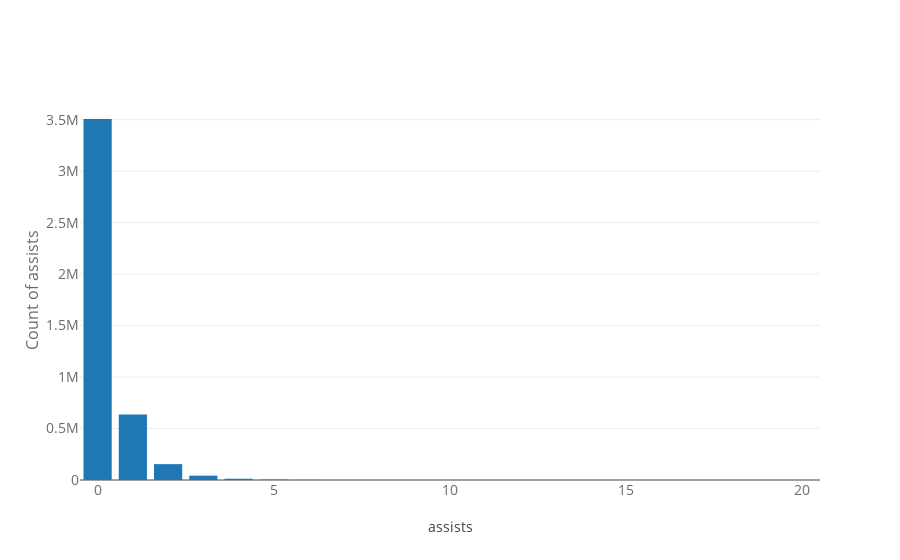

The code cell stored with this chart in its notebook:
### Markdown cell above
### Data description detail
This game is simple. Pick up your weapons, walk around, kill enemies and survive until the end. So if you look at the variables, kill and ride will come out and if you stay alive you will win.

assists : The assists means that i don't kill enemy but help kill enemy. So when you look at the variable, there is also a kill. In other words, if I kill the enemy? kill +1. but if I did not kill the enemy but helped kill the enemy?assists + 1.

### Code cell
temp = df_train['assists'].value_counts().sort_values(ascending=False)

#print("Total number of states : ",len(temp))
trace = go.Bar(
    x = temp.index,
    y = (temp)
)
data = [trace]
layout = go.Layout(
    title = "",
    xaxis=dict(
        title='assists',
        tickfont=dict(
            size=14,
            color='rgb(107, 107, 107)'
        )
    ),
    yaxis=dict(
        title='Count of assists',
        titlefont=dict(
            size=16,
            color='rgb(107, 107, 107)'
        ),
        tickfont=dict(
            size=14,
            color='rgb(107, 107, 107)'
        )
)
)
fig = go.Figure(data=data, layout=layout)
py.iplot(fig, filename='schoolStateNames')

### Figure 1 — Plotly figure (JSON) as saved in the notebook; plotly's stock layout.template omitted (floating-point values rounded to 4 significant figures)
{"data": [{"x": [0, 1, 2, 3, 4, 5, 6, 7, 8, 9, 10, 11, 12, 13, 14, 15, 16, 17, 18, 20], "y": [3506546, 635700, 154085, 42202, 12194, 4010, 1401, 594, 280, 137, 86, 40, 27, 14, 10, 4, 3, 1, 1, 1], "type": "bar", "uid": "0571220c-cca9-11e8-b055-0242ac130002"}], "layout": {"title": "", "xaxis": {"tickfont": {"color": "rgb(107, 107, 107)", "size": 14}, "title": "assists"}, "yaxis": {"tickfont": {"color": "rgb(107, 107, 107)", "size": 14}, "title": "Count of assists", "titlefont": {"color": "rgb(107, 107, 107)", "size": 16}}}}
